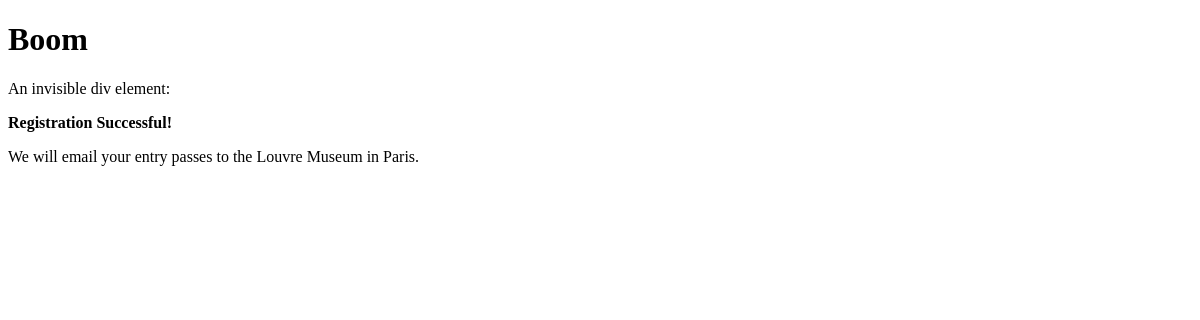
/, run on an earlier commit of the app's database.
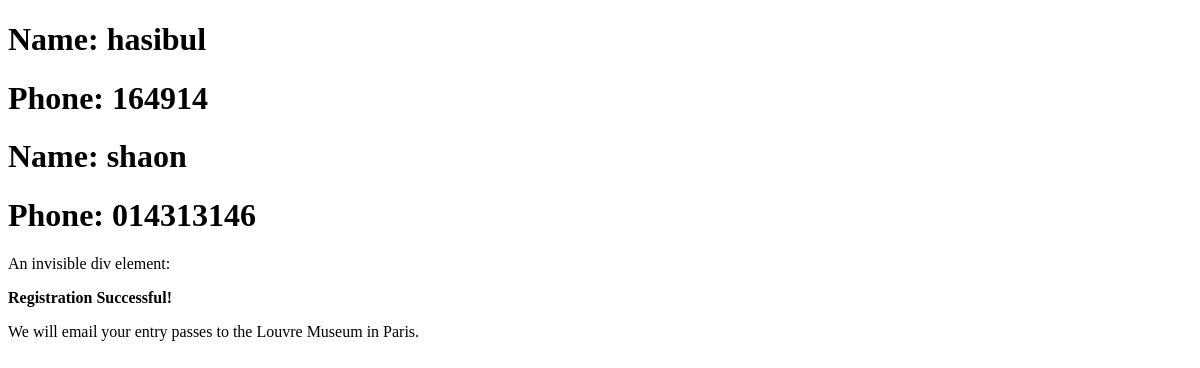
And on a later commit of the database.
### testAll/models.py (models this page shows, shortened)
class formsData(models.Model):
    uuid= models.UUIDField(default=uuid.uuid4,editable=False)
    id=models.AutoField(primary_key=True,default=None)
    fullName=models.CharField(max_length=(200),default=None)
    phone=models.CharField(max_length=(20),default=None)
    password=models.CharField(max_length=(20),default='')

### testAll/views.py (the view)
# urls.py: path('',views.Welcome,name="Welcome Page"),
def Welcome(request):
    data=formsData.objects.all()
    return render(request,'data.html',{'data':data})

### templates/data.html (shortened to what this page needs)
<!DOCTYPE html>
<html lang="en">
<head>
</head>
<body>
  {% if  data %}
   {% for d in data %}
   <h1>Name: {{d.fullName}} </h1>
   <h1>Phone: {{d.phone}} </h1>
    {% endfor %}
  {% else %}
   <h1>Boom</h1>
  {% endif %}
  <p>An invisible div element:</p>
<div>
  <b>Registration Successful!</b>
  <p>We will email your entry passes to the Louvre Museum in Paris.</p>
</div>
</body>
</html>

What changed in the data, as far as the page shows it:
added formsData: fullName "hasibul", phone "164914"
added formsData: fullName "shaon", phone "014313146"
Also different on the page:
text no longer shown: "Boom"
